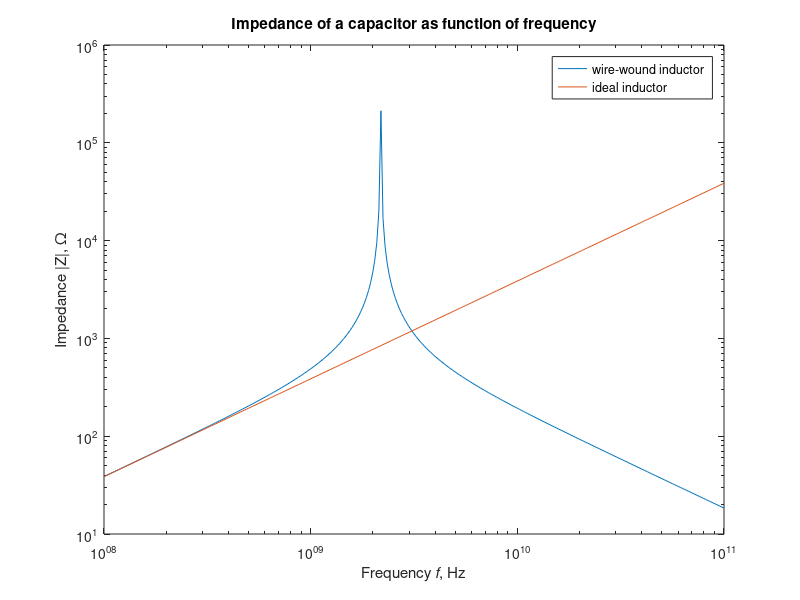

The MATLAB script that drew this image:
%
%   This file generates the graph for Example 1.5
%   "RF impedance response of wire-wound inductor" 
% 
%   Copyright (c) 1999 by P.Bretchko and R.Ludwig
%   "RF Circuit Design: Theory and Practice"
%

clear all; % clear all variables
close all; % close all opened graphs
figure;    % open new graph

sigma_Cu=64.516e6; % define material conductivity
mu=4*pi*1e-7;      % define permeability of free space
epsilon=8.85e-12;  % define permittivity of free space

% define constants for this example
a=63.5e-6;  % radius of wire
r=1.27e-3;  % radius of coil
l=1.27e-3;  % length of coil
NN=3.5;     % number of turns

% compute parameters of the equivalent circuit
L=pi*r^2*mu*NN^2/l;  % inductance of the computed coil 
                     % using the formula for a solenoid
C=4*pi*epsilon*r*a*NN^2/l;     % capacitance between turns
R=2*pi*r*NN/(sigma_Cu*pi*a^2); % resistance of the wire

% define frequency range
f_min=100e6;  % lower frequency limit
f_max=100e9;  % upper frequency limit
N=300;        % number of points in the graph
f=f_min*((f_max/f_min).^((0:N)/N)); % compute frequency points on log scale
w=2*pi*f;  

Z=1./(j*w*C+1./(R+j*w*L)); % impedance of the coil
Z_ideal=j*w*L;             % ideal inductor impedance     

loglog(f,abs(Z),f,abs(Z_ideal));
title('Impedance of a capacitor as function of frequency');
xlabel('Frequency {\itf}, Hz');
ylabel('Impedance |Z|, {\Omega}');
legend('wire-wound inductor', 'ideal inductor');

% print -deps 'fig1_17.eps' % if uncommented -> saves a copy of plot in EPS format
